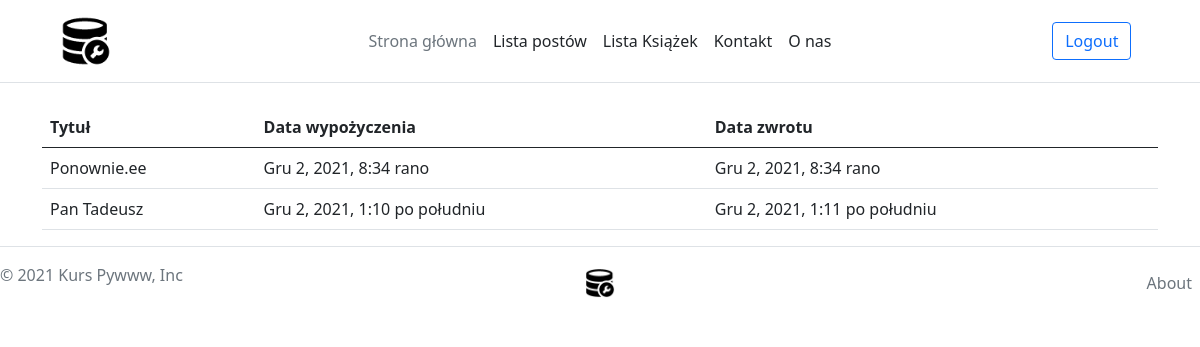
Before: /books/borrows (signed in) with the older database file.
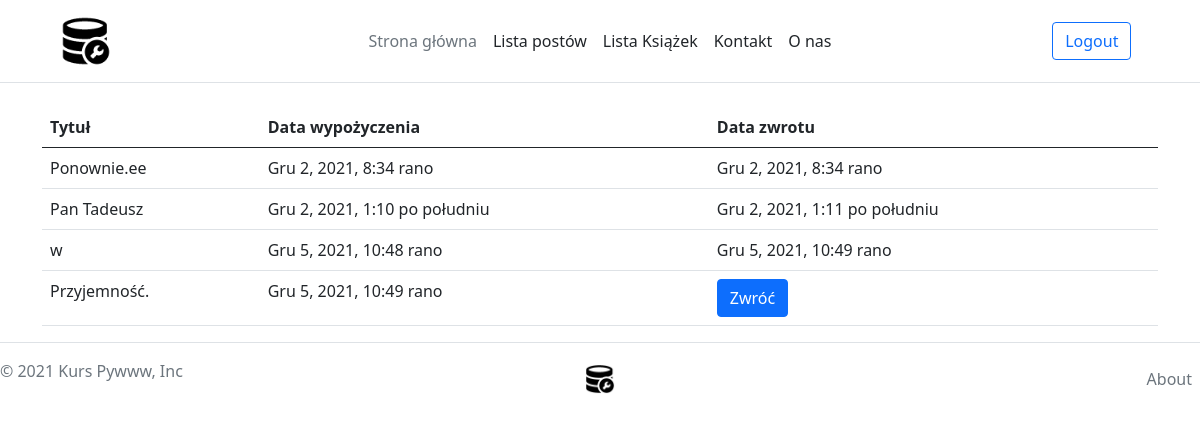
After: the same page with the newer database file.
### books/models.py (models this page shows, shortened)
class Borrow(models.Model):
    book = models.ForeignKey("Book", on_delete=models.CASCADE, related_name="borrows")
    user = models.ForeignKey("auth.User", on_delete=models.CASCADE, related_name="borrows")
    borrow_date = models.DateTimeField(auto_now_add=True)
    return_date = models.DateTimeField(null=True, blank=True)

class Book(Timestamped):
    title = models.CharField(max_length=255)
    description = models.TextField()
    available = models.BooleanField(default=False)
    publication_year = models.IntegerField()
    tags = models.ManyToManyField("tags.Tag", related_name="books", blank=True)
    authors = models.ManyToManyField(Author, related_name="books")
    cover = models.ImageField(upload_to='books/covers/%Y/%m/%d', null=True, blank=True)

### books/views.py (the view)
# urls.py: path('borrows', handle_book_borrows, name="borrows_list"),
def handle_book_borrows(request, book_id=None):
    user = request.user
    if request.method == 'POST':
        if user.is_authenticated:
            if request.POST.get('borrow'):
                book = Book.objects.get(pk=book_id)
                Borrow.objects.create(
                    user=user,
                    book=book
                )
                book.available = False
                book.save()
                return HttpResponseRedirect(reverse("books:details", args=[book_id]))
            else:
                keys = [key for key in request.POST.keys() if key.startswith("book_")]
                print(keys)
                key = int(keys[0].split("_")[1])
                book = Book.objects.get(pk=key)
                borrow = Borrow.objects.filter(user=user, book=book).last()
                if not borrow.return_date:
                    borrow.return_date = timezone.now()
                    borrow.save()
                    book.available = True
                    book.save()
                return HttpResponseRedirect(reverse("books:borrows_list"))
    else:
        borrows = Borrow.objects.filter(user=user)
        return render(request, "books/borrows_list.html", {"borrows": borrows})

### books/templates/books/borrows_list.html (shortened to what this page needs)
{% extends 'base.html' %}
{% block content %}
    <table class="table table-stripped">
        <thead><th>Tytuł</th><th>Data wypożyczenia</th><th>Data zwrotu</th></thead>
        <tbody>
        {% for borrow in borrows %}
            <form action="{% url "books:borrows_list" %}" method="post">
            <tr><td>{{ borrow.book.title }}</td><td>{{ borrow.borrow_date }}</td>
                <td>{% if borrow.return_date %}{{ borrow.return_date }}{% else %}
                    <button type="submit" name="book_{{ borrow.book.id }}" class="btn btn-primary">Zwróć</button>
                {% endif %}
                </td>
            </tr>
            </form>
        {% endfor %}
        </tbody>
    </table>
{% endblock %}

Changed rows visible on the page:
added Borrow: book "w", borrow_date "Gru 5, 2021, 10:48 rano", return_date "Gru 5, 2021, 10:49 rano"
added Borrow: book "Przyjemność.", borrow_date "Gru 5, 2021, 10:49 rano"
